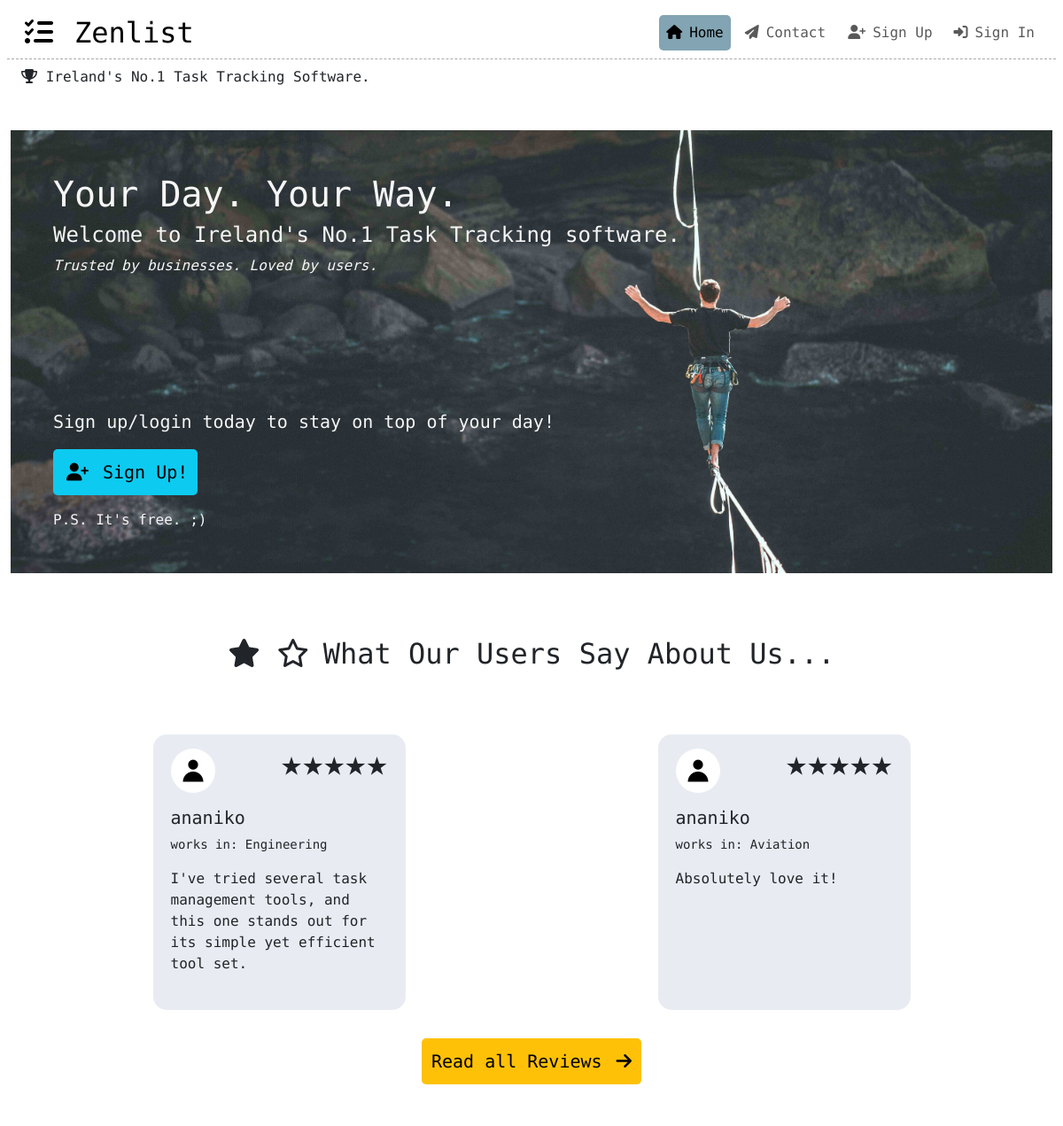
The app's page / (upper part), older data.
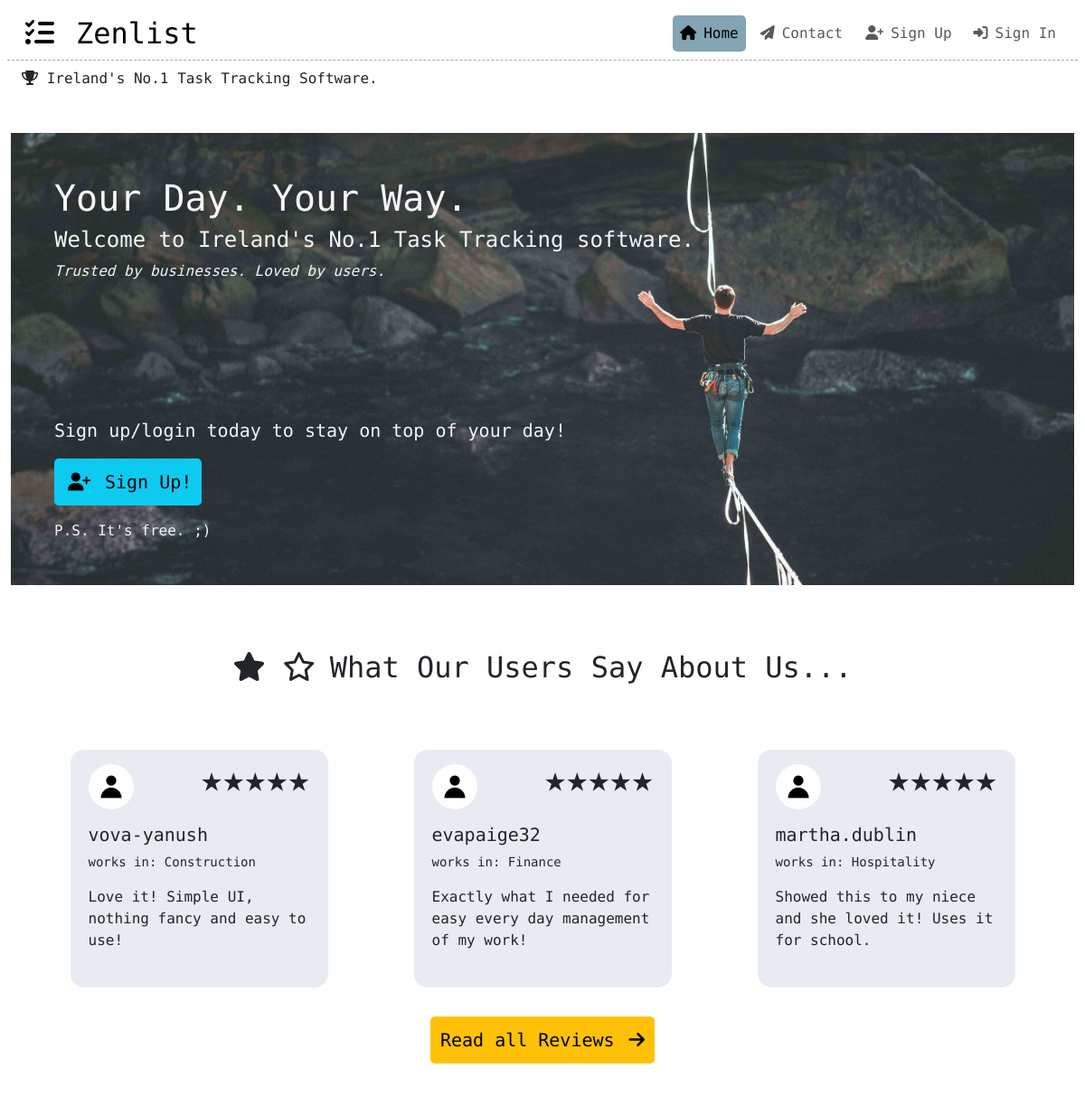
The same page, newer data.
### scrum/models.py (models this page shows, shortened)
class Review(models.Model):
    author = models.ForeignKey(
        User,
        on_delete=models.CASCADE,
        related_name="reviewer"
    )
    job_industry = models.CharField(
        choices=INDUSTRY,
        default='other',
        max_length=22
    )
    rating = models.CharField(
        choices=STARS,
        default='no rating',
        max_length=5
    )
    review = models.TextField(max_length=120)
    reviewed_on = models.DateField(auto_now_add=True)
    approved = models.BooleanField(default=False)

### scrum/views.py (the view)
# urls.py: path('', HelloScrum, name='hello'),
def HelloScrum(request):
    scrum = Scrum.objects.all().first()
    all_reviews = Review.objects.all()
    five_stars = Review.objects.filter(rating='★★★★★')[:3]
    four_stars = Review.objects.filter(rating='★★★★☆')
    if request.method == 'POST':
        reviewForm = ReviewForm(data=request.POST)
        if reviewForm.is_valid:
            review = reviewForm.save(commit=False)
            review.author = request.user
            review.approved = False
            reviewForm.save()
            messages.add_message(
                request, messages.SUCCESS,
                '''Thanks for your review! Our administrators will
                review your submission within 2 business days.'''
            )
            return redirect('hello')
        else:
            messages.add_message(
                request, messages.SUCCESS,
                '''There was an issue while trying to submit your review.
                Please try again in a few mins.
                If the issue persists, please contact us using our dedicated
                contact page.'''
            )
    else:
        reviewForm = ReviewForm()
    context = {
        'hello' : scrum,
        'all_reviews': all_reviews,
        'five_star': five_stars,
        'four_star': four_stars,
        'reviewForm': reviewForm,
        }
    return render(
        request,
        "scrum/index.html",
        context
    )

### scrum/templates/scrum/index.html (shortened to what this page needs)
{% extends "base.html" %}
{% load static %}
{% block content %}
<div class="container-fluid main-page-container">
    {% include 'scrum/_jumbo.html' %}
    {% include 'scrum/_reviews.html' %}
    <div class="button-container d-flex justify-content-center align-items-center mb-5">
      <a href="{{reviews_url}}" class="btn btn-warning btn-lg authentication-button mt-3">
        Read all Reviews<i class="fa-solid fa-arrow-right ms-3"></i>
      </a>
    </div>
</div>
{% endblock %}

### scrum/templates/scrum/_reviews.html
{% load static %}
<div class="container">
    <h2 class="text-center mt-2 pb-5">
      <i class="fa-solid fa-star"></i>
      <i class="fa-regular fa-star me-3"></i>What Our Users Say About Us...
    </h2>
    <div class="row d-flex justify-content-around">
    {% for review in five_star %}
    {% if review.approved %}
    <div class="col-lg-3 col-md-5 col-sm-12 zenlist-review my-3">
      <div class="mb-3 p-2">
        <div class="d-flex justify-content-between">
          <img class="card-img-top me-3 my-2 profile-image"
          src="{% static 'images/default_profile_image.jpg' %}"
          alt="author profile picture">
          <p class="h1">{{review.rating}}</p>
        </div>
        <div>
          <p class="my-2 h5">{{review.author}}</p>
          <p class="small">works in: {{review.job_industry}}</p>
        </div>
        <div>{{review.review | safe}}</div>
      </div>
    </div>
    {% endif %}
    {% endfor %}
    </div>
</div>

Row changes from the older to the newer data that the page shows:
removed Review: approved True (drawn), rating "★★★★★", author "ananiko", job_industry "Engineering", review "I've tried several task management tools, and this one stands out for its simple yet efficient tool set."
removed Review: approved True (drawn), rating "★★★★★", author "ananiko", job_industry "Aviation", review "Absolutely love it!"
added Review: approved True (drawn), rating "★★★★★", author "vova-yanush", job_industry "Construction", review "Love it! Simple UI, nothing fancy and easy to use!"
added Review: approved True (drawn), rating "★★★★★", author "evapaige32", job_industry "Finance", review "Exactly what I needed for easy every day management of my work!"
added Review: approved True (drawn), rating "★★★★★", author "martha.dublin", job_industry "Hospitality", review "Showed this to my niece and she loved it! Uses it for school."
